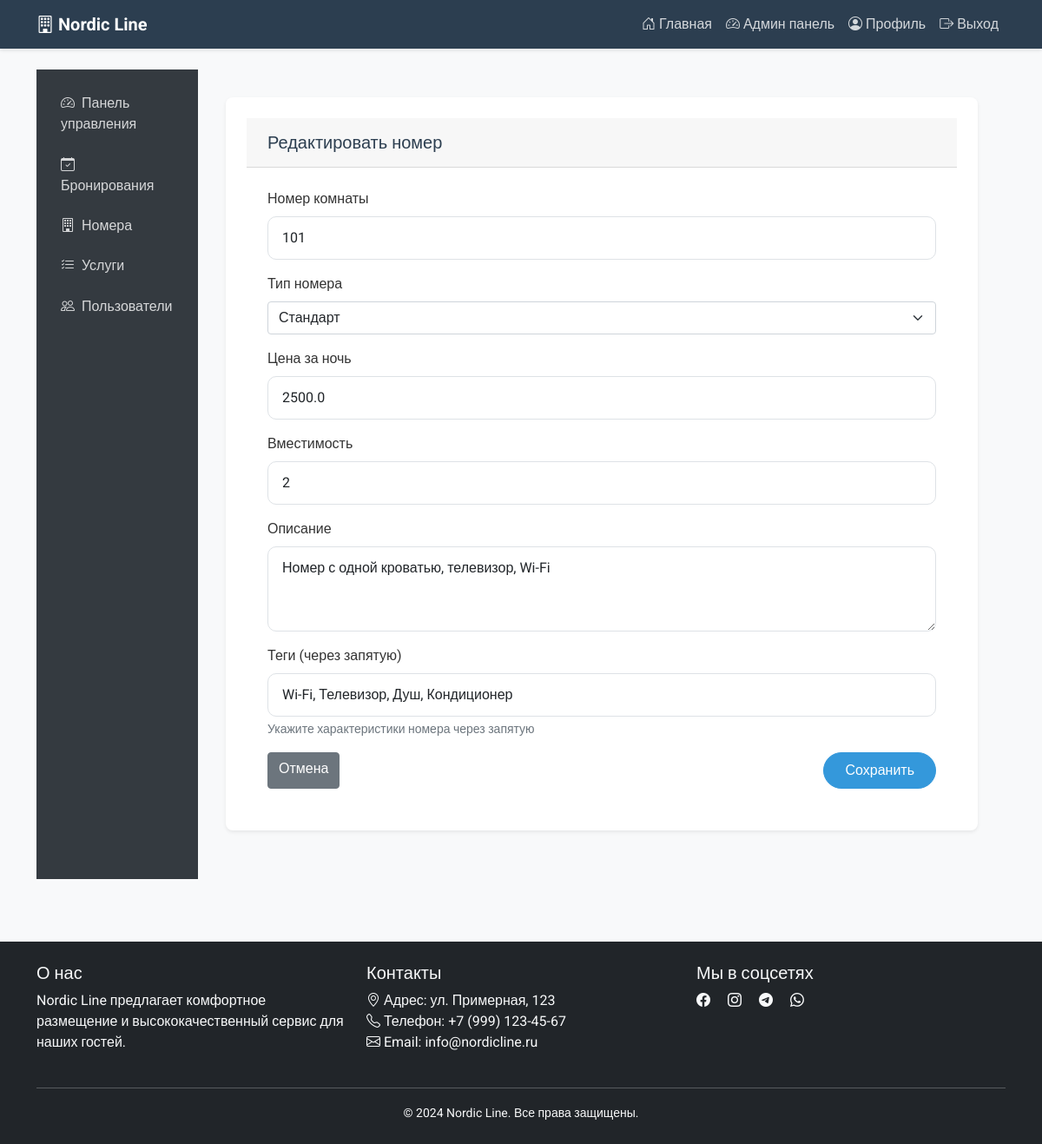
/admin/rooms/edit/1 (signed in), run on the app's committed database.
### models.py (models this page shows, shortened)
class Room(db.Model):
    id = db.Column(db.Integer, primary_key=True)
    number = db.Column(db.String(10), unique=True, nullable=False)
    type = db.Column(db.String(50), nullable=False)
    price = db.Column(db.Float, nullable=False)
    capacity = db.Column(db.Integer, nullable=False)
    description = db.Column(db.Text)
    images = db.Column(db.String(1000))  # Храним список изображений как строку
    tags = db.Column(db.String(500))  # Храним теги как строку, разделенную запятыми
    bookings = db.relationship('Booking', back_populates='room', lazy=True)

### app.py (the view, shortened to what this page needs)
@app.route('/admin/rooms/edit/<int:room_id>', methods=['GET', 'POST'])
@login_required
def admin_edit_room(room_id):
    if current_user.role != 'admin':
        flash('Доступ запрещен')
        return redirect(url_for('index'))
    room = Room.query.get_or_404(room_id)
    return render_template('admin/edit_room.html', room=room)

### app.py (called while the page is built)
@login_manager.user_loader
def load_user(user_id):
    return User.query.get(int(user_id))

### templates/admin/edit_room.html (shortened to what this page needs)
{% extends "admin/base.html" %}
{% block admin_content %}
<div class="admin-card">
    <div class="admin-card-header">
        <h3 class="mb-0">Редактировать номер</h3>
    </div>
    <div class="admin-card-body">
        <form method="POST">
            <div class="mb-3">
                <label for="number" class="form-label">Номер комнаты</label>
                <input type="text" class="form-control" id="number" name="number" value="{{ room.number }}" required>
            </div>
            <div class="mb-3">
                <label for="type" class="form-label">Тип номера</label>
                <select class="form-select" id="type" name="type" required>
                    <option value="Стандарт" {% if room.type == 'Стандарт' %}selected{% endif %}>Стандарт</option>
                </select>
            </div>
            <div class="mb-3">
                <label for="price" class="form-label">Цена за ночь</label>
                <input type="number" step="0.01" class="form-control" id="price" name="price" value="{{ room.price }}" required>
            </div>
            <div class="mb-3">
                <label for="capacity" class="form-label">Вместимость</label>
                <input type="number" class="form-control" id="capacity" name="capacity" value="{{ room.capacity }}" required>
            </div>
            <div class="mb-3">
                <label for="description" class="form-label">Описание</label>
                <textarea class="form-control" id="description" name="description" rows="3">{{ room.description }}</textarea>
            </div>
            <div class="mb-3">
                <label for="tags" class="form-label">Теги (через запятую)</label>
                <input type="text" class="form-control" id="tags" name="tags" value="{{ room.tags }}"
                       placeholder="Например: Wi-Fi, Кондиционер, Балкон, Вид на море">
                <div class="form-text">Укажите характеристики номера через запятую</div>
            </div>
            <div class="d-flex justify-content-between">
                <a href="{{ url_for('admin_rooms') }}" class="btn btn-secondary">Отмена</a>
                <button type="submit" class="btn btn-primary">Сохранить</button>
            </div>
        </form>
    </div>
</div>
{% endblock %}

### static/css/style.css (style rules this page uses)
:root { --primary-color: #2c3e50; --secondary-color: #3498db; --accent-color: #e74c3c; --light-bg: #f8f9fa; --dark-bg: #2c3e50; }
body { font-family: 'Roboto', sans-serif; background-color: var(--light-bg); color: #333; min-height: 100vh; display: flex; flex-direction: column; }
.btn-primary { background-color: var(--secondary-color); border-color: var(--secondary-color); padding: 0.5rem 1.5rem; border-radius: 25px; transition: all 0.3s ease; }
.form-control { border-radius: 10px; border: 1px solid #dee2e6; padding: 0.75rem 1rem; }
.admin-card { background-color: white; border-radius: 15px; padding: 1.5rem; margin-bottom: 1.5rem; box-shadow: 0 5px 15px rgba(0,0,0,0.05); }
.admin-card h3 { color: var(--primary-color); font-size: 1.25rem; margin-bottom: 1rem; }

### templates/admin/base.html (style rules this page uses)
.admin-card { background: #fff; border-radius: 0.5rem; box-shadow: 0 0.125rem 0.25rem rgba(0,0,0,.075); margin-bottom: 1.5rem; }
.admin-card-header { padding: 1rem 1.5rem; border-bottom: 1px solid rgba(0,0,0,.125); background-color: rgba(0,0,0,.03); }
.admin-card-body { padding: 1.5rem; }

### data on the page
Room: number "101", type "Стандарт", price "2500.0", capacity "2", description "Номер с одной кроватью, телевизор, Wi-Fi", tags "Wi-Fi, Телевизор, Душ, Кондиционер"
